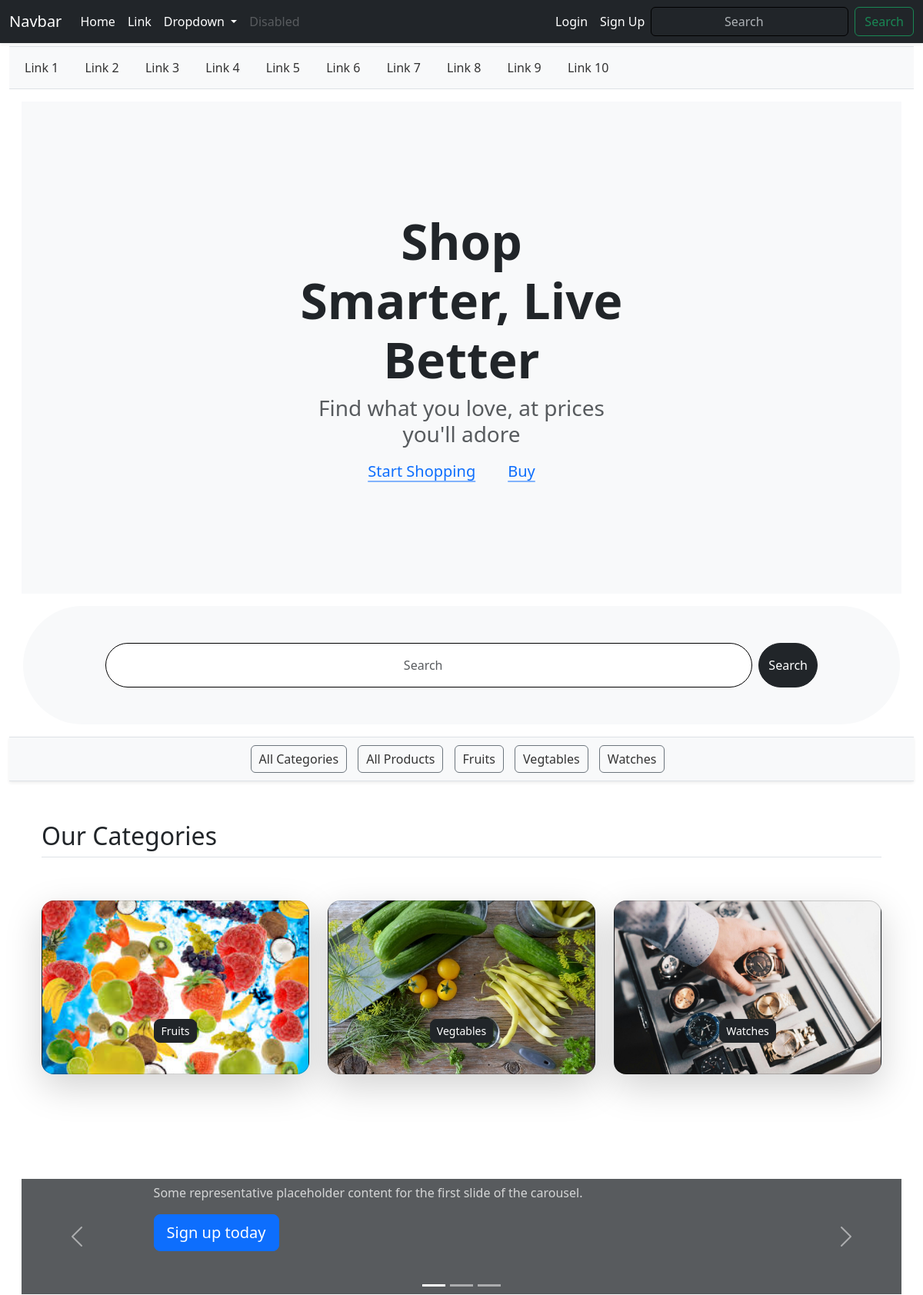
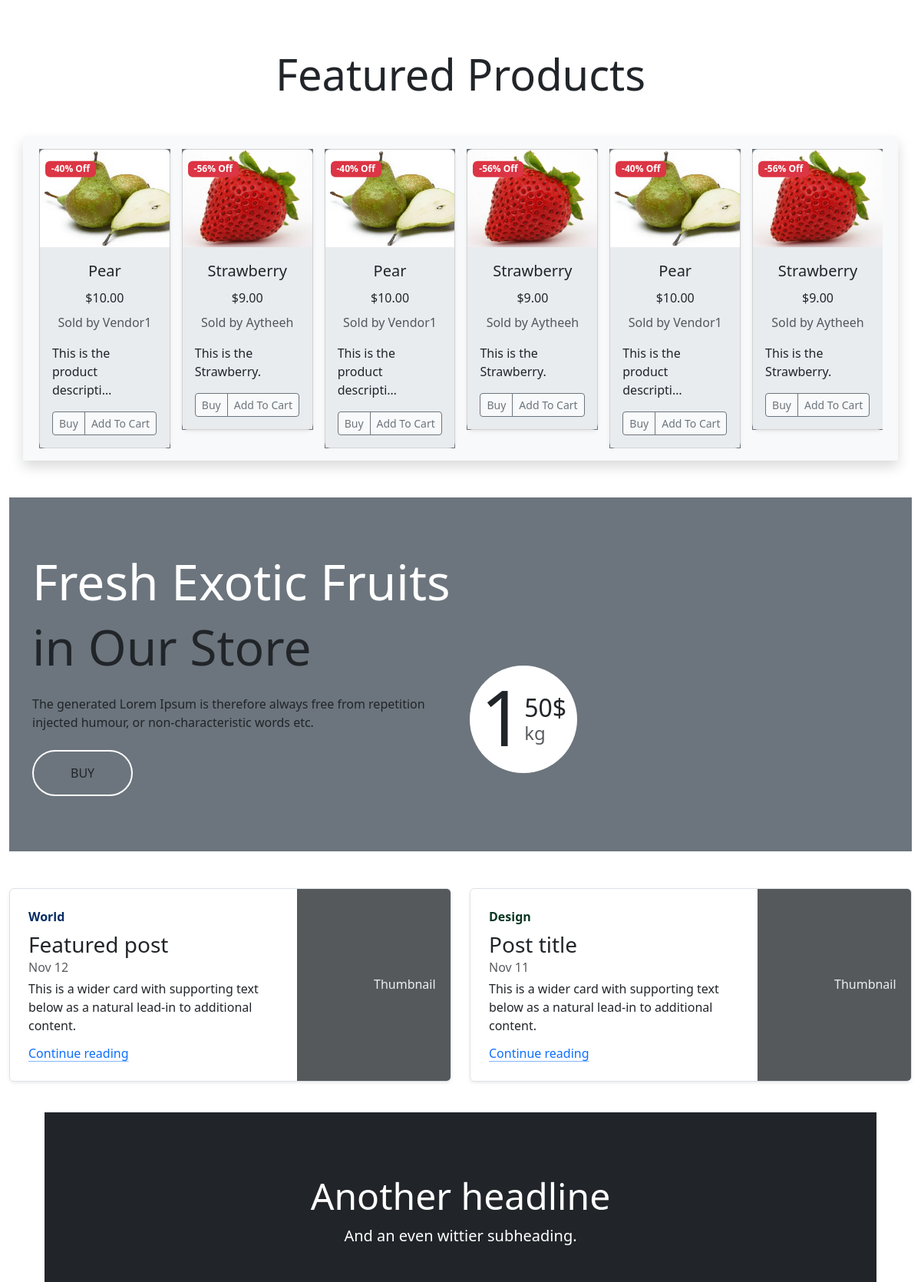
The page / (upper part) on the database its author committed (2 pictures, top to bottom).
### core/models.py (models this page shows, shortened)
class Category(models.Model):
    cid = ShortUUIDField(unique=True, length=10, max_length=20,
                         prefix='cat', alphabet='abcdefgh12345')
    title = models.CharField(max_length=100)
    image = models.ImageField(upload_to='Category', default='category.jpg')
    class Meta:
        verbose_name_plural = "Categories"

class Product(models.Model):
    pid = ShortUUIDField(unique=True, length=10,
                         max_length=20, alphabet='abcdefgh12345')
    title = models.CharField(max_length=100)
    image = models.ImageField(upload_to=user_directory_path)
    description = models.TextField(
        null=True, blank=True, default="This is the product description.")
    user = models.ForeignKey(User, on_delete=models.SET_NULL, null=True)
    category = models.ForeignKey(
        Category, on_delete=models.SET_NULL, null=True)
    vendor = models.ForeignKey(Vendor, on_delete=models.SET_NULL, null=True)
    price = models.DecimalField(
        max_digits=9999999, decimal_places=2, default="1.99")
    old_price = models.DecimalField(
        max_digits=9999999, decimal_places=2, default="2.99")
    specifications = models.TextField(null=True, blank=True)
    tags = TaggableManager(blank=True)
    product_status = models.CharField(
        choices=STATUS, max_length=10, default="in_review")
    status = models.BooleanField(default=True)
    in_stock = models.BooleanField(default=True)
    featured = models.BooleanField(default=False)
    digital = models.BooleanField(default=False)
    sku = ShortUUIDField(unique=True, length=4,
                         max_length=10, alphabet='1234567890')
    date = models.DateTimeField(auto_now_add=True)
    updated = models.DateTimeField(null=True, blank=True)
    class Meta:
        verbose_name_plural = "Products"
    def get_percentage(self):
        new_price = (self.price / self.old_price) * 100
        return new_price

class Vendor(models.Model):
    vid = ShortUUIDField(unique=True, length=10, max_length=20,
                         prefix="ven", alphabet="abcdefgh12345")
    title = models.CharField(max_length=100, default='DefaultVendorName')
    image = models.ImageField(
        upload_to=user_directory_path, default='category.jpg')
    description = models.TextField(
        null=True, blank=True, default="This is the product description.")
    user = models.ForeignKey(User, on_delete=models.SET_NULL, null=True)
    address = models.CharField(max_length=100, default="123 Main St")
    contact = models.CharField(max_length=100, default="+91 999000")
    chat_response_time = models.CharField(max_length=100, default="100")
    shipping_on_time = models.CharField(max_length=100, default="100")
    authentic_rating = models.CharField(max_length=100, default="100")
    days_return = models.CharField(max_length=100, default="100")
    warrenty_period = models.CharField(max_length=100, default="100")
    class Meta:
        verbose_name_plural = "Vendors"
    def __str__(self):
        return self.title

### core/views.py (the view)
# urls.py: path('', views.home_view, name='home'),
def home_view(request):
    Products = Product.objects.filter(
        featured=True, product_status='published')
    Categories = Category.objects.all()
    context = {
        'Products': Products,
        'Categories': Categories,
    }
    return render(request, 'core/index.html', context=context)

### Templates/core/index.html (shortened to what this page needs)
{% extends 'core/base.html' %}
{%load static %}
{% block content %}
<div class="container-fluid">
    <div class="scrollable-div border-top border-bottom bg-body-tertiary my-1">
        <a href="#">Link 1</a>
        <a href="#">Link 2</a>
        <a href="#">Link 3</a>
        <a href="#">Link 4</a>
        <a href="#">Link 5</a>
        <a href="#">Link 6</a>
        <a href="#">Link 7</a>
        <a href="#">Link 8</a>
        <a href="#">Link 9</a>
        <a href="#">Link 10</a>
    </div>
    <div class="position-relative overflow-hidden p-3 p-md-5 m-md-3 text-center bg-body-tertiary">
        <div class="col-md-6 p-lg-5 mx-auto my-5">
            <h1 class="display-3 fw-bold">Shop Smarter, Live Better</h1>
            <h3 class="fw-normal text-muted mb-3">Find what you love, at prices you'll adore</h3>
            <div class="d-flex gap-3 justify-content-center lead fw-normal">
                <a class="icon-link" href="#">
                    Start Shopping
                    <svg class="bi">
                        <use xlink:href="#chevron-right"></use>
                    </svg>
                </a>
                <a class="icon-link" href="#">
                    Buy
                    <svg class="bi">
                        <use xlink:href="#chevron-right"></use>
                    </svg>
                </a>
            </div>
        </div>
    </div>
    <div class="container m-3 mx-auto">
        <div class="row justify-content-center rounded-pill bg-body-tertiary">
            <div class="col-lg-10 py-lg-5 py-md-4 py-sm-3 py-3">
                <form class="d-flex " role="search">
                    <input class="form-control rounded-pill py-lg-3 py-md-3 py-sm-3 py-3 me-2" type="search"
                        placeholder="Search" aria-label="Search">
                    <button class="btn btn-dark rounded-pill" type="submit">Search</button>
                </form>
            </div>
        </div>
    </div>
    <div class="scrollable-div text-center border-bottom border-top bg-body-tertiary shadow-sm my-1">
        <a href="{% url 'core:all-categories' %}" class="btn btn-outline-secondary">All Categories</a>
        <a href="{% url 'core:products-list' %}" class="btn btn-outline-secondary">All Products</a>
        {% for i in categories_context %}
        <a href="{% url 'core:category-details' i.cid %}" class="btn btn-outline-secondary">{{i.title}}</a>
        {%endfor%}
    </div>
    <div class="container px-4 py-5" id="custom-cards">
        <h2 class="pb-2 border-bottom ">Our Categories</h2>
        <div class="row row-cols-1 row-cols-lg-3 align-items-stretch g-4 py-5">
            {% for c in Categories %}
            <div class="col">
                <div class="card card-cover h-100 overflow-hidden text-bg-dark rounded-4 shadow-lg"
                    style="background-image: url('{{c.image.url}}');background-repeat: no-repeat;background-position: center;background-size: cover;">
                    <div class="d-flex flex-column h-100 p-5 pb-3 text-white text-shadow-1">
                        <h3 class="pt-5 mt-5 mb-4 text-center display-6 lh-1 fw-bold text-dark"><a
                                href="{% url 'core:category-details' c.cid %}"
                                class="btn btn-sm rounded-3 btn-dark">{{c.title}}</a></h3>
                    </div>
                </div>
            </div>
            {%endfor%}
        </div>
    </div>
    <div id="myCarousel" class="carousel slide my-4 p-3" data-bs-ride="carousel">
        <div class="carousel-indicators">
            <button type="button" data-bs-target="#myCarousel" data-bs-slide-to="0" class="active" aria-label="Slide 1"
                aria-current="true"></button>
            <button type="button" data-bs-target="#myCarousel" data-bs-slide-to="1" aria-label="Slide 2"
                class=""></button>
            <button type="button" data-bs-target="#myCarousel" data-bs-slide-to="2" aria-label="Slide 3"
                class=""></button>
        </div>
        <div class="carousel-inner">
            <div class="carousel-item active">
                <svg class="bd-placeholder-img" width="100%" height="100%" xmlns="http://www.w3.org/2000/svg"
                    aria-hidden="true" preserveAspectRatio="xMidYMid slice" focusable="false">
                    <rect width="100%" height="100%" fill="var(--bs-secondary-color)"></rect>
                </svg>
                <div class="container">
                    <div class="carousel-caption text-start">
                        <p class="opacity-75">Some representative placeholder content for the first slide of the
                            carousel.</p>
                        <p><a class="btn btn-lg btn-primary" href="#">Sign up today</a></p>
                    </div>
                </div>
            </div>
        </div>
        <button class="carousel-control-prev" type="button" data-bs-target="#myCarousel" data-bs-slide="prev">
            <span class="carousel-control-prev-icon" aria-hidden="true"></span>
        </button>
        <button class="carousel-control-next" type="button" data-bs-target="#myCarousel" data-bs-slide="next">
            <span class="carousel-control-next-icon" aria-hidden="true"></span>
        </button>
    </div>
    <h2 class="display-4 text-center my-5">Featured Products</h2>
    <div class="container bg-body-secondary align-items-center shadow  my-4 ">
        <div class="row bg-body-tertiary">
            <div class="col-12">
                <div class="owl-carousel owl-theme p-2 m-2 mx-auto">
                    {% for i in Products %}
                    <div class="item bg-secondary align-items-center">
                        <div class=" card shadow-sm border-1 rounded-3" style="max-width: 250px; position: relative;">
                            <div class="position-absolute top-0 start-0 translate-middle badge bg-danger"
                                style="z-index: 1; margin-top: 25px; margin-left: 40px;">
                                -{{i.get_percentage|floatformat:0}}% Off
                            </div>
                            <a href="{% url 'core:product-details' i.pid %}" class="text-decoration-none text-dark">
                                <div class="ratio ratio-4x3">
                                    <img src="{{ i.image.url }}" class="card-img-top img-fluid" width="100%"
                                        height="100%" role="img" preserveAspectRatio="xMidYMid slice" focusable="false">
                                </div>
                            </a>
                            <div class="card-body bg-body-secondary">
                                <a href="{% url 'core:product-details' i.pid %}" class="text-decoration-none text-dark">
                                    <p class="card-title text-center fs-5">{{i.title}}</p>
                                </a>
                                <p class="card-title text-center fs-6">${{i.price}}</p>
                                <p class="card-text text-center"><small class="text-body-secondary fs-6">Sold by
                                        {{i.vendor}}</small></p>
                                <p class="card-text">{{i.description|truncatechars:30}}</p>
                                <div class="d-flex justify-content-between align-items-center">
                                    <div class="btn-group bg-body-tertiary mt-auto">
                                        <button type="button" class="btn btn-sm btn-outline-secondary">Buy</button>
                                        <button type="button" class="btn btn-sm btn-outline-secondary">Add To
                                            Cart</button>
                                    </div>
                                </div>
                            </div>
                        </div>
                    </div>
                    {%endfor%}
                </div>
            </div>
        </div>
    </div>
    <div class="container-fluid banner bg-secondary my-5">
        <div class="container py-5">
            <div class="row g-4 align-items-center">
                <div class="col-lg-6">
                    <div class="py-4">
                        <h1 class="display-3 text-white">Fresh Exotic Fruits</h1>
                        <p class="fw-normal display-3 text-dark mb-4">in Our Store</p>
                        <p class="mb-4 text-dark">The generated Lorem Ipsum is therefore always free from repetition
                            injected humour, or non-characteristic words etc.</p>
                        <a href="#"
                            class="banner-btn btn border-2 border-white rounded-pill text-dark py-3 px-5">BUY</a>
                    </div>
                </div>
                <div class="col-lg-6">
                    <div class="position-relative">
                        <div class="d-flex align-items-center justify-content-center bg-white rounded-circle position-absolute"
                            style="width: 140px; height: 140px; top: 0; left: 0;">
                            <h1 style="font-size: 100px;">1</h1>
                            <div class="d-flex flex-column">
                                <span class="h2 mb-0">50$</span>
                                <span class="h4 text-muted mb-0">kg</span>
                            </div>
                        </div>
                    </div>
                </div>
            </div>
        </div>
    </div>
    <div class="row mb-2">
        <div class="col-md-6">
            <div class="row g-0 border rounded overflow-hidden flex-md-row mb-4 shadow-sm h-md-250 position-relative">
                <div class="col p-4 d-flex flex-column position-static">
                    <strong class="d-inline-block mb-2 text-primary-emphasis">World</strong>
                    <h3 class="mb-0">Featured post</h3>
                    <div class="mb-1 text-body-secondary">Nov 12</div>
                    <p class="card-text mb-auto">This is a wider card with supporting text below as a natural lead-in to
                        additional content.</p>
                    <a href="#" class="icon-link gap-1 icon-link-hover stretched-link">
                        Continue reading
                        <svg class="bi">
                            <use xlink:href="#chevron-right"></use>
                        </svg>
                    </a>
                </div>
                <div class="col-auto d-none d-lg-block">
                    <svg class="bd-placeholder-img" width="200" height="250" xmlns="http://www.w3.org/2000/svg"
                        role="img" aria-label="Placeholder: Thumbnail" preserveAspectRatio="xMidYMid slice"
                        focusable="false">
                        <rect width="100%" height="100%" fill="#55595c"></rect><text x="50%" y="50%" fill="#eceeef"
                            dy=".3em">Thumbnail</text>
                    </svg>
                </div>
            </div>
        </div>
        <div class="col-md-6">
            <div class="row g-0 border rounded overflow-hidden flex-md-row mb-4 shadow-sm h-md-250 position-relative">
                <div class="col p-4 d-flex flex-column position-static">
                    <strong class="d-inline-block mb-2 text-success-emphasis">Design</strong>
                    <h3 class="mb-0">Post title</h3>
                    <div class="mb-1 text-body-secondary">Nov 11</div>
                    <p class="mb-auto">This is a wider card with supporting text below as a natural lead-in to
                        additional content.</p>
                    <a href="#" class="icon-link gap-1 icon-link-hover stretched-link">
                        Continue reading
                        <svg class="bi">
                            <use xlink:href="#chevron-right"></use>
                        </svg>
                    </a>
                </div>
                <div class="col-auto d-none d-lg-block">
                    <svg class="bd-placeholder-img" width="200" height="250" xmlns="http://www.w3.org/2000/svg"
                        role="img" aria-label="Placeholder: Thumbnail" preserveAspectRatio="xMidYMid slice"
                        focusable="false">
                        <rect width="100%" height="100%" fill="#55595c"></rect><text x="50%" y="50%" fill="#eceeef"
                            dy=".3em">Thumbnail</text>
                    </svg>
                </div>
            </div>
        </div>
    </div>
    <div class="container ">
        <div class="w-100 my-md-3 ps-md-3">
            <div class="text-bg-dark me-md-3 pt-3 px-3 pt-md-5 px-md-5 text-center overflow-hidden">
                <div class="my-3 py-3">
                    <h2 class="display-5">Another headline</h2>
                    <p class="lead">And an even wittier subheading.</p>
                </div>
            </div>
        </div>
    </div>
</div>
{% endblock content %}

### rows shown on the page
Category: title "Fruits", image (picture)
Category: title "Vegtables", image (picture)
Category: title "Watches", image (picture)
Product: get_percentage "40", image (picture), title "Pear", price "10.00", vendor "Vendor1", description "This is the product descripti…"
Product: get_percentage "56", image (picture), title "Strawberry", price "9.00", vendor "Aytheeh", description "This is the Strawberry."
